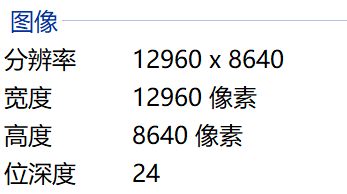
#> input picture log/img/fitz_detail.png, 347 x 194 px
$ python -i Binarization.py   (imports and definitions only)
#> lines starting #> are read from the running program, lines starting #| are printed output that depends on the picture; after the words box and inside, x2 and y2 are one past the last pixel; in counts of white or black regions, pixels touching at a corner belong together
import cv2
import numpy as np

def Binarization(imgPath):
#> called with imgPath = 'log/img/fitz_detail.png'
    img = cv2.imread(imgPath)
#> img is the input picture: shape (194, 347, 3); mean B, G, R 237.6, 236.8, 236.4
    grayedImg = cv2.cvtColor(img, cv2.COLOR_RGB2GRAY)
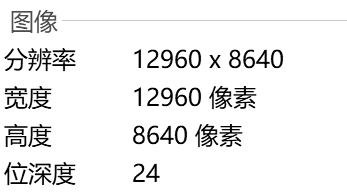
#> grayedImg: shape (194, 347); min 0, max 255, mean 237
    h, w = grayedImg.shape[:2]
#> h = 194; w = 347
    m = np.reshape(grayedImg, [1, h*w])
    mean = m.sum() / (h*w)
#> mean = 237
    retval, dst = cv2.threshold(grayedImg, mean, 255, cv2.THRESH_BINARY_INV + cv2.THRESH_OTSU)
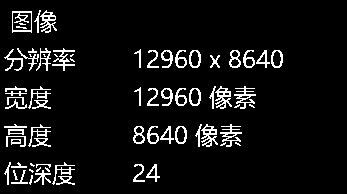
#> dst: shape (194, 347); 7.4% white in thin lines or dots, all inside (x1, y1, x2, y2) = (4, 10, 283, 185)
#> retval = 147

    binarizedImg = np.array(dst)
    """
    降噪与腐蚀
    """
    binarizedImg = cv2.blur(binarizedImg, (5, 5))
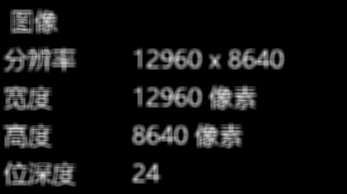
#> binarizedImg: shape (194, 347); min 0, max 224, mean 18.8
    # binarizedImg = cv2.dilate(binarizedImg, None)
    # cv2.imshow('img', binarizedImg)
    # cv2.waitKey()
    return binarizedImg

# [3 lines not run here, left out]
    # cv2.imshow('img', img)
    # cv2.waitKey()

>>> result = Binarization('log/img/fitz_detail.png')

$ run again, on log/img/pypdf_detail.png
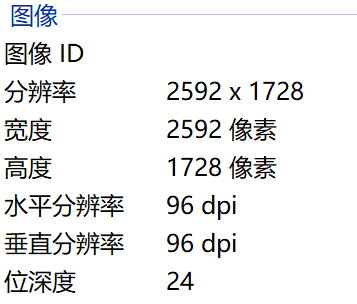
#> input picture log/img/pypdf_detail.png, 357 x 304 px
#> in Binarization, img is the input picture: shape (304, 357, 3); mean B, G, R 237.7, 237.2, 237
#> mean = 237.4
#> in Binarization, `retval, dst = cv2.threshold(grayedImg, mean, 255, cv2.THRESH_BINARY_IN..`:
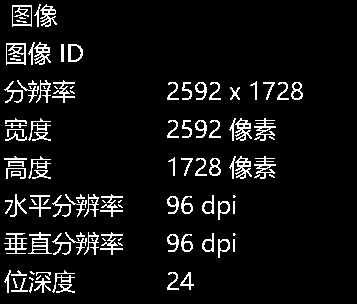
#> dst: shape (304, 357); 7.2% white in thin lines or dots, all inside (x1, y1, x2, y2) = (4, 4, 303, 293)
#> retval = 146
#> in Binarization, `binarizedImg = cv2.blur(binarizedImg, (5, 5))`:
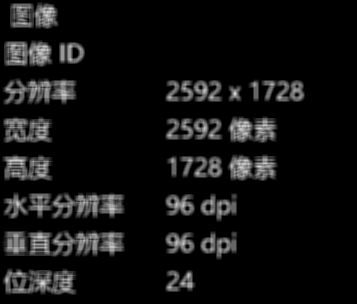
#> binarizedImg: shape (304, 357); min 0, max 224, mean 18.4
